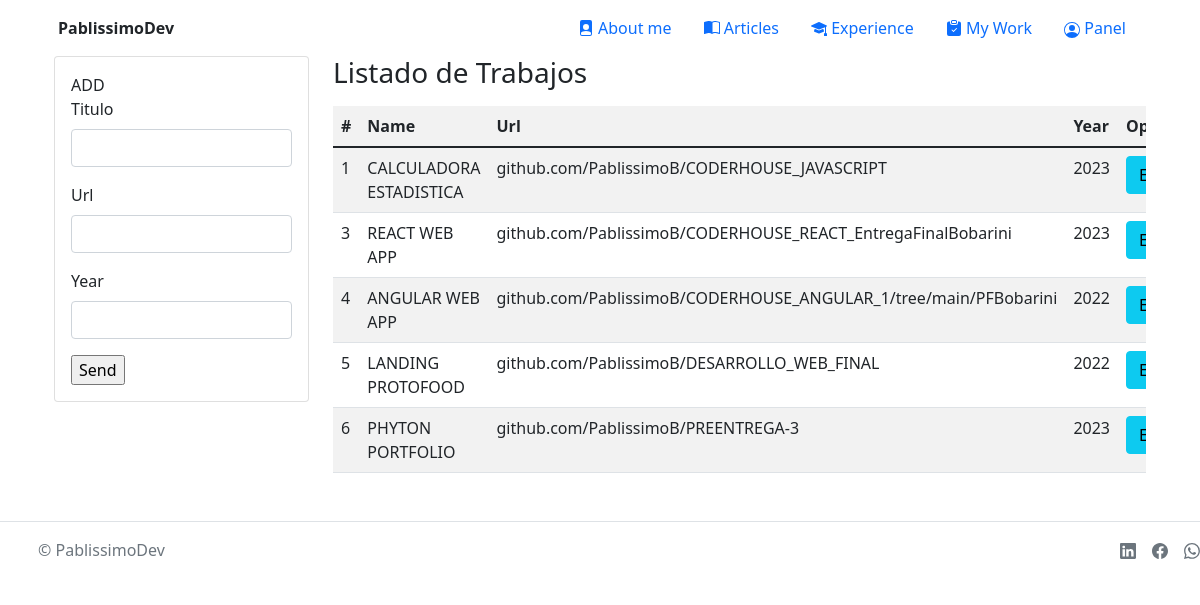
/menu/form_my_work/ (signed in), run on the app's committed database.
### core/models.py (models this page shows, shortened)
class Work(models.Model):
    work_name = models.CharField(max_length=50)
    work_url = models.CharField(max_length=150)
    work_year = models.IntegerField(max_length=4)

### core/views.py (the view)
# urls.py: path('menu/form_my_work/', views.form_my_work, name="FormMyWork"),
@login_required
def form_my_work(request):
    work_list = Work.objects.all()
    return render(request, "form_my_work.html", {"work_list": work_list})

### app/templates/form_my_work.html (shortened to what this page needs)
{% extends 'base.html' %}
{% load static %}
{% block main %}
<div class="container">
  <div class="row">
    <div class="col-sm-10 col-md-5 col-lg-4 col-xl-3">
    <div class="card">
      <div class="card-body">
    <form action="/menu/add_work/" method="POST">
        ADD
        <div class="mb-3">
            <label for="exampleFormControlInput1" class="form-label">Titulo</label>
            <input type="text" class="form-control" id="exampleFormControlInput1" name ="work_name">
          </div>
          <div class="mb-3">
            <label for="exampleFormControlInput2" class="form-label">Url</label>
            <input type="text" class="form-control" id="exampleFormControlInput2" name="work_url" >
          </div>
          <div class="mb-3">
            <label for="exampleFormControlInput3" class="form-label">Year</label>
            <input type="number" class="form-control" id="exampleFormControlInput3" name="work_year" >
          </div>
          <input type="submit" value="Send">
    </form>
      </div>
    </div>
    </div>
    <div class="col-sm-12 col-md-7 col-lg-8 col-xl-9">
      <h3>Listado de Trabajos</h3>
      <div class="table-responsive py-2">
        <table class="table table-striped">
          <tr>
            <th>#</th>
            <th>Name</th>
            <th>Url</th>
            <th>Year</th>
            <th colspan="2">Opcion</th>
        </tr>
        <tbody>
          {% for item in work_list %}
          <tr>
          <td>{{item.id}}</td>
          <td>{{item.work_name}}</td>
          <td>{{item.work_url}}</td>
          <td>{{item.work_year}}</td>
          <td><a href="/menu/edit_work/{{item.id}}" class="btn btn-info">Edit</a></td>
          </tr>
          {% endfor %}
        </tbody>
        </table>
      </div>
    </div>
  </div>
</div>
</div>
{% endblock main %}

### data on the page
Work: id "1", work_name "CALCULADORA ESTADISTICA", work_url "github.com/PablissimoB/CODERHOUSE_JAVASCRIPT", work_year "2023"
Work: id "3", work_name "REACT WEB APP", work_url "github.com/PablissimoB/CODERHOUSE_REACT_EntregaFinalBobarini", work_year "2023"
Work: id "4", work_name "ANGULAR WEB APP", work_url "github.com/PablissimoB/CODERHOUSE_ANGULAR_1/tree/main/PFBobarini", work_year "2022"
Work: id "5", work_name "LANDING PROTOFOOD", work_url "github.com/PablissimoB/DESARROLLO_WEB_FINAL", work_year "2022"
Work: id "6", work_name "PHYTON PORTFOLIO", work_url "github.com/PablissimoB/PREENTREGA-3", work_year "2023"
